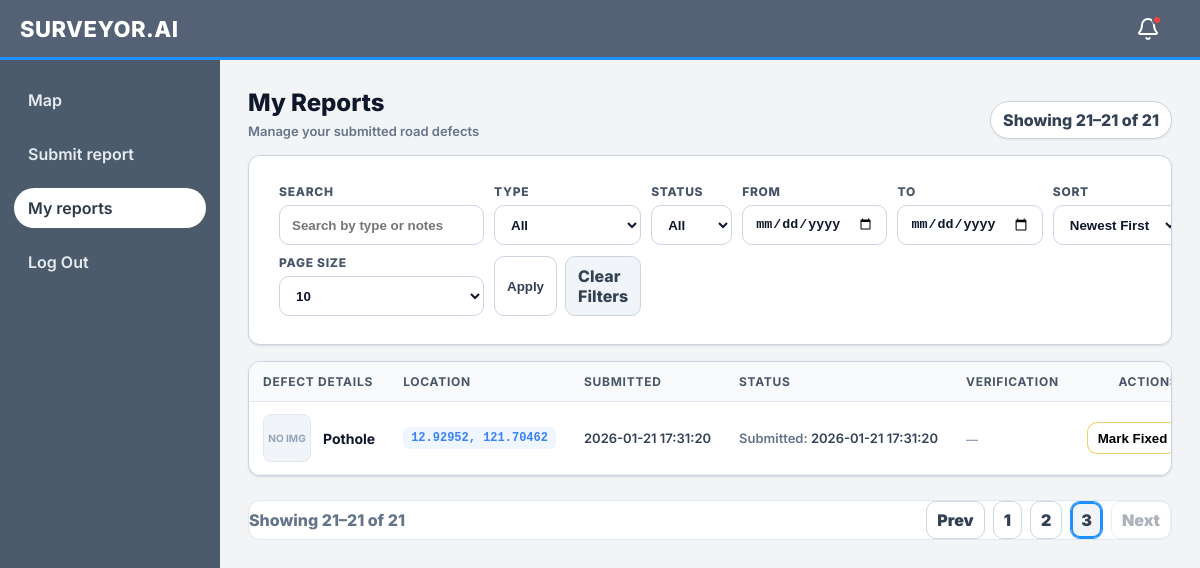
Screenshot of /my-reports?q=&type=&status=&sort=date_desc&per_page=10&page=3 (signed in) with the database file from the repository.
### app.py (models this page shows, shortened)
class Report(db.Model):
    id = db.Column(db.Integer, primary_key=True)
    user_id = db.Column(db.Integer, db.ForeignKey('user.id'), nullable=False, index=True)
    title = db.Column(db.String(200), nullable=False)
    body = db.Column(db.Text, nullable=False)
    latitude = db.Column(db.Float, nullable=True)
    longitude = db.Column(db.Float, nullable=True)
    obstruction_type = db.Column(db.String(50), nullable=True)
    photo_path = db.Column(db.String(512), nullable=True)
    created_at = db.Column(db.Integer, nullable=False, default=lambda: int(time.time()))
    status_updated_at = db.Column(db.Integer, nullable=True, default=lambda: int(time.time()))
    is_fixed = db.Column(db.Boolean, nullable=False, default=False)
    fixed_at = db.Column(db.Integer, nullable=True)
    is_false_report = db.Column(db.Boolean, nullable=False, default=False)
    thumbs_up_count = db.Column(db.Integer, nullable=False, default=0)
    thumbs_down_count = db.Column(db.Integer, nullable=False, default=0)
    @property
    def created_at_iso(self) -> str:
        try:
            return time.strftime('%Y-%m-%d %H:%M:%S', time.localtime(int(self.created_at)))
        except Exception:
            return str(self.created_at)

### app.py (the view, shortened to what this page needs)
@app.route('/my-reports')
def my_reports_page():
    current_user = _require_role('user')
    if not isinstance(current_user, User):
        return current_user
    if _is_admin_or_moderator(current_user):
        abort(403)
    q = (request.args.get('q') or '').strip()
    type_filter = (request.args.get('type') or '').strip().lower()
    status_filter = (request.args.get('status') or '').strip().lower()
    start_date = (request.args.get('start_date') or '').strip()
    end_date = (request.args.get('end_date') or '').strip()
    sort = (request.args.get('sort') or 'date_desc').strip().lower()
    mobile_ajax = request.args.get('mobile_ajax') == '1'
    try:
        page = max(1, int(request.args.get('page', '1')))
    except Exception:
        page = 1
    try:
        per_page = int(request.args.get('per_page', '10'))
    except Exception:
        per_page = 10
    if per_page not in (10, 20, 50):
        per_page = 10
    query = Report.query.filter(Report.user_id == int(current_user.id))
    if start_date:
        try:
            start_ts = int(time.mktime(time.strptime(start_date, "%Y-%m-%d")))
            query = query.filter(Report.created_at >= start_ts)
        except ValueError:
            pass
    if end_date:
        try:
            end_ts = int(time.mktime(time.strptime(end_date, "%Y-%m-%d"))) + 86399
            query = query.filter(Report.created_at <= end_ts)
        except ValueError:
            pass
    query = query.filter(Report.is_false_report == False)
    if sort == 'date_asc':
        query = query.order_by(asc(Report.created_at), asc(Report.id))
    elif sort == 'type':
        query = query.order_by(asc(Report.obstruction_type), desc(Report.created_at), desc(Report.id))
    else:
        sort = 'date_desc'
        query = query.order_by(desc(Report.created_at), desc(Report.id))
    total = query.count()
    pages = max(1, (total + per_page - 1) // per_page)
    if page > pages:
        page = pages
    offset = (page - 1) * per_page
    reports = query.limit(per_page).offset(offset).all()
    start = 0 if total == 0 else offset + 1
    end = 0 if total == 0 else min(total, offset + len(reports))
    return render_template(
        '/my_reports.html',
        current_user=current_user,
        is_admin=False,
        reports=reports,
        q=q,
        type_filter=type_filter,
        status_filter=status_filter,
        start_date=start_date,
        end_date=end_date,
        sort=sort,
        per_page=per_page,
        page=page,
        pages=pages,
        total=total,
        start=start,
        end=end,
    )

### templates/my_reports.html (shortened to what this page needs)
<!DOCTYPE html>
<html>
  <head>
    <link rel="stylesheet" href="{{ url_for('static', filename='css/users.css') }}" />
    <link rel="stylesheet" href="{{ url_for('static', filename='css/my_reports.css') }}" />
    <link rel="stylesheet" href="{{ url_for('static', filename='css/mobile-nav.css') }}" />
  </head>
  <body>
    <header class="topbar">
      <div class="brand">SURVEYOR.AI</div>
      <div style="margin-left:auto; margin-right:12px; position:relative;">
        <button id="notifBtn" style="background:none; border:none; width:40px; height:40px; border-radius:8px; cursor:pointer; display:flex; align-items:center; justify-content:center; position:relative;">
          <img src="{{ url_for('static', filename='icons/bell.svg') }}" width="24" height="24" alt="Notifications" style="filter: brightness(0) invert(1);" />
          <div id="notifBadge" style="position:absolute; top:6px; right:6px; width:10px; height:10px; background:#ef4444; border:2px solid #556276; border-radius:50%; display:none;"></div>
        </button>
      </div>
    </header>
    <div class="layout">
      <aside class="sidebar">
        <nav class="nav">
          <a href="/map">Map</a>
          <a href="/reports">Submit report</a>
          <a class="active" href="/my-reports">My reports</a>
          <a href="/logout">Log Out</a>
        </nav>
      </aside>
      <main class="main">
        <div class="page">
          <div class="page-header">
            <div>
              <div class="title">My Reports</div>
              <div class="subtitle">Manage your submitted road defects</div>
            </div>
            <div class="count">Showing {{ start }}–{{ end }} of {{ total }}</div>
          </div>
          <div class="controls card">
            <form class="controls-inner" method="get" action="{{ url_for('my_reports_page') }}" id="filtersForm">
              <div class="control-row my-reports-filters" id="filtersContent">
                <div class="control">
                  <label class="control-label" for="q">Search</label>
                  <input id="q" class="control-input" type="text" name="q" value="{{ q or '' }}" placeholder="Search by type or notes" />
                </div>
                <div class="control">
                  <label class="control-label" for="type">Type</label>
                  <select id="type" class="control-input" name="type">
                    <option value="" {% if not type_filter %}selected{% endif %}>All</option>
                  </select>
                </div>
                <div class="control">
                  <label class="control-label" for="status">Status</label>
                  <select id="status" class="control-input" name="status">
                    <option value="" {% if not status_filter %}selected{% endif %}>All</option>
                  </select>
                </div>
                <div class="control">
                  <label class="control-label" for="start_date">From</label>
                  <input id="start_date" class="control-input" type="date" name="start_date" value="{{ start_date or '' }}" />
                </div>
                <div class="control">
                  <label class="control-label" for="end_date">To</label>
                  <input id="end_date" class="control-input" type="date" name="end_date" value="{{ end_date or '' }}" />
                </div>
                <div class="control">
                  <label class="control-label" for="sort">Sort</label>
                  <select id="sort" class="control-input" name="sort">
                    <option value="date_desc" {% if sort == 'date_desc' %}selected{% endif %}>Newest First</option>
                  </select>
                </div>
                <div class="control">
                  <label class="control-label" for="per_page">Page size</label>
                  <select id="per_page" class="control-input" name="per_page">
                    <option value="10" {% if per_page == 10 %}selected{% endif %}>10</option>
                  </select>
                </div>
                <div class="control actions">
                  <button class="btn" type="submit">Apply</button>
                  <a class="btn secondary" href="{{ url_for('my_reports_page') }}">Clear Filters</a>
                </div>
              </div>
            </form>
          </div>
          <div class="card">
            <div class="table-wrap tall">
              <table class="table" aria-label="My reports table">
                <thead>
                  <tr>
                    <th style="width: 25%;">Defect Details</th>
                    <th style="width: 15%;">Location</th>
                    <th style="width: 15%;">Submitted</th>
                    <th style="width: 15%;">Status</th>
                    <th style="width: 15%;">Verification</th>
                    <th style="width: 15%; text-align: right;">Actions</th>
                  </tr>
                </thead>
                <tbody>
                  {% if reports and reports|length > 0 %}
                    {% for r in reports %}
                      <tr>
                        <td>
                          <div class="report-cell">
                            <a class="report-thumb"
                               {% if r.photo_path %}href="{{ url_for('static', filename=r.photo_path) }}" target="_blank" rel="noopener"{% endif %}>
                              {% if r.photo_path %}
                                <img src="{{ url_for('static', filename=r.photo_path) }}" alt="Evidence">
                              {% else %}
                                <span>No Img</span>
                              {% endif %}
                            </a>
                            <div class="report-info">
                              <div class="report-type">{{ r.obstruction_type or 'Unknown' }}</div>
                            </div>
                          </div>
                        </td>
                        <td>
                          {% if r.latitude is not none and r.longitude is not none %}
                            <a href="{{ url_for('map_page', lat=r.latitude, lng=r.longitude) }}" class="coords-link" title="View on map">
                              {{ '%.5f'|format(r.latitude) }}, {{ '%.5f'|format(r.longitude) }}
                            </a>
                          {% else %}
                            <span class="muted" style="font-size:12px;">No location</span>
                          {% endif %}
                        </td>
                        <td>
                          <div class="timestamp-cell" style="font-size: 13px; color: #334155;">{{ r.created_at_iso }}</div>
                        </td>
                        <td>
                          <div class="timestamp-cell" style="font-size: 13px; color: #334155;">
                            {% if r.is_fixed and r.fixed_at %}
                              <span style="color: #10b981; font-weight: 600;">Fixed:</span> {{ r.fixed_at_iso }}
                            {% else %}
                              <span style="color: #64748b; font-weight: 600;">Submitted:</span> {{ r.created_at_iso }}
                            {% endif %}
                          </div>
                        </td>
                        <td>
                          {% if r.is_fixed %}
                            <div class="reaction-pill">
                              <span title="Verified Fixed">✅ {{ r.thumbs_up_count }}</span>
                              <span style="color:#cbd5e1">|</span>
                              <span title="Still Broken">❌ {{ r.thumbs_down_count }}</span>
                            </div>
                          {% else %}
                            <span style="color: #94a3b8; font-size: 12px;">—</span>
                          {% endif %}
                        </td>
                        <td style="text-align: right;">
                          {% if r.is_fixed %}
                            <div style="display: flex; gap: 8px; justify-content: flex-end; align-items: center;">
                              <span class="badge badge--active">Fixed</span>
                              <button class="mini-btn" onclick="openReopenModal({{ r.id }})" title="Reopen Report">
                                Reopen
                              </button>
                            </div>
                          {% else %}
                            <button class="mini-btn warn" onclick="markAsFixed({{ r.id }})" title="Mark as Fixed">
                              Mark Fixed
                            </button>
                          {% endif %}
                        </td>
                      </tr>
                    {% endfor %}
                  {% endif %}
                </tbody>
              </table>
            </div>
          </div>
          <div class="pagination">
            <div class="range">Showing {{ start }}–{{ end }} of {{ total }}</div>
            <div class="pager">
              {% if page > 1 %}
                <a class="page-btn" href="{{ url_for('my_reports_page', q=q, type=type_filter, status=status_filter, sort=sort, per_page=per_page, page=(page-1)) }}">Prev</a>
              {% else %}
                <span class="page-btn" style="opacity: 0.4; pointer-events: none;">Prev</span>
              {% endif %}
              {% set start_page = (page - 2) if (page - 2) > 1 else 1 %}
              {% set end_page = (page + 2) if (page + 2) < pages else pages %}
              {% for p in range(start_page, end_page + 1) %}
                <a class="page-num {% if p == page %}active{% endif %}" href="{{ url_for('my_reports_page', q=q, type=type_filter, status=status_filter, sort=sort, per_page=per_page, page=p) }}">{{ p }}</a>
              {% endfor %}
              {% if page < pages %}
                <a class="page-btn" href="{{ url_for('my_reports_page', q=q, type=type_filter, status=status_filter, sort=sort, per_page=per_page, page=(page+1)) }}">Next</a>
              {% else %}
                <span class="page-btn" style="opacity: 0.4; pointer-events: none;">Next</span>
              {% endif %}
            </div>
          </div>
        </div>
      </main>
    </div>
  </body>
</html>

### rows the page displays
Report: shows "NO IMG", obstruction_type "Pothole", latitude "12.92952", longitude "121.70462", created_at_iso "2026-01-21 17:31:20"

### other values shown
{{ start }} "21"
{{ end }} "21"
{{ total }} "21"
{{ p }} "1" "2" "3"
